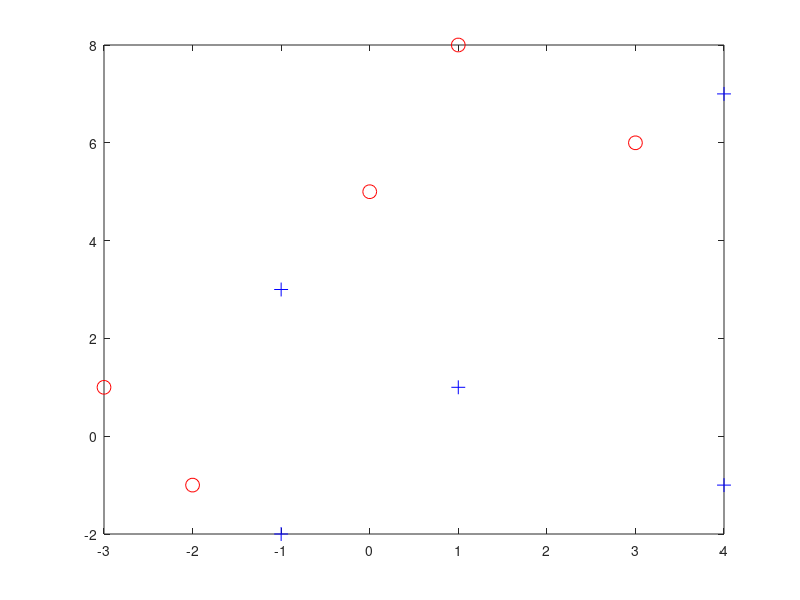

MATLAB code to generate this figure: (Note: this script raises an error after producing the figure.)
%% init
clear all;
close all;
clc;

%% load datasets
nr_datasets = 1;
nr_weak_classifiers = 10;

datasets = cell(nr_datasets,1);
classifiers = cell(nr_datasets, 1);
datasets{1} = [-3,1,-1; -2,-1,-1; 0,5,-1; 1,8,-1; 3,6,-1; -1,3,1 ; -1,-2,1; 1,1,1; 4,-1,1; 4,7,1];

% for i=1:nr_datasets
%     datasets{i} = load(strcat('data',int2str(i), '.mat'));
%     datasets{i} = datasets{i}.dat;
% end

%% visualize datasets
for i=1:nr_datasets
    figure('Name', strcat('Dataset nr. ', int2str(i)), 'NumberTitle', 'Off');
    positive_samples = datasets{i}(datasets{i}(:,3) == 1, :);
    negative_samples = datasets{i}(datasets{i}(:,3) == -1, :);

    % plot all positive samples in blue
    plot(positive_samples(:,1), positive_samples(:,2), 'b+', 'MarkerSize', 10);
    hold on;
    plot(negative_samples(:,1), negative_samples(:,2), 'ro', 'MarkerSize', 10);
end

%% train classifiers
for i=1:nr_datasets
    cur_dataset = datasets{i};
    classifiers{i} = AdaboostClassifier(nr_weak_classifiers);
    classifiers{i}.train(cur_dataset(:,1:2), cur_dataset(:,3));
end

%% show me what you got
for i=1:nr_datasets
    cur_dataset = datasets{i};
    cur_classifier = classifiers{i};
    classification = cur_classifier.test(cur_dataset(:,1:2));
    
    prediction = horzcat(cur_dataset(:,1:2), classification);
    
    positive_samples = prediction(prediction(:,3) == 1, :);
    negative_samples = prediction(prediction(:,3) == -1, :);
    
    figure('Name', strcat('Prediction of Dataset nr. ', int2str(i)), 'NumberTitle', 'Off');
    % plot all positive samples in blue
    plot(positive_samples(:,1), positive_samples(:,2), 'b+', 'MarkerSize', 10);
    hold on;
    plot(negative_samples(:,1), negative_samples(:,2), 'ro', 'MarkerSize', 10);
end